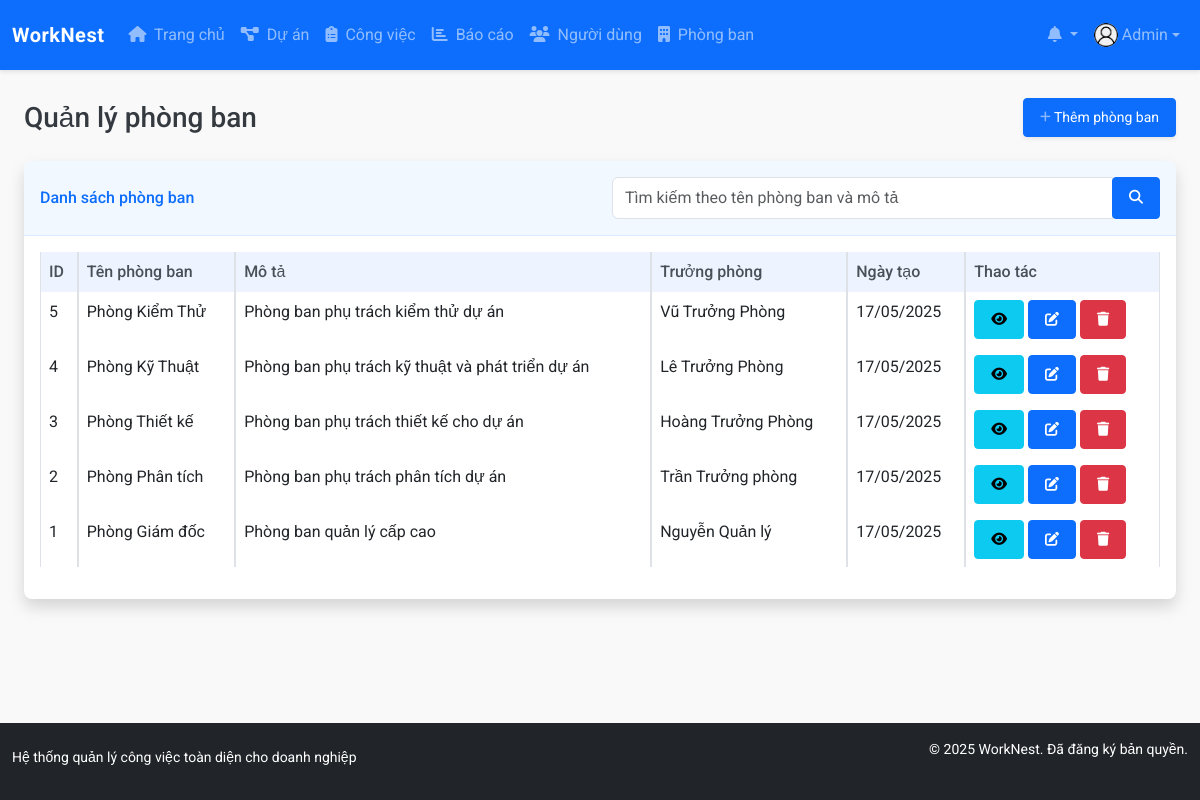
Before: /modules/departments/index.php (signed in) with the older database file.
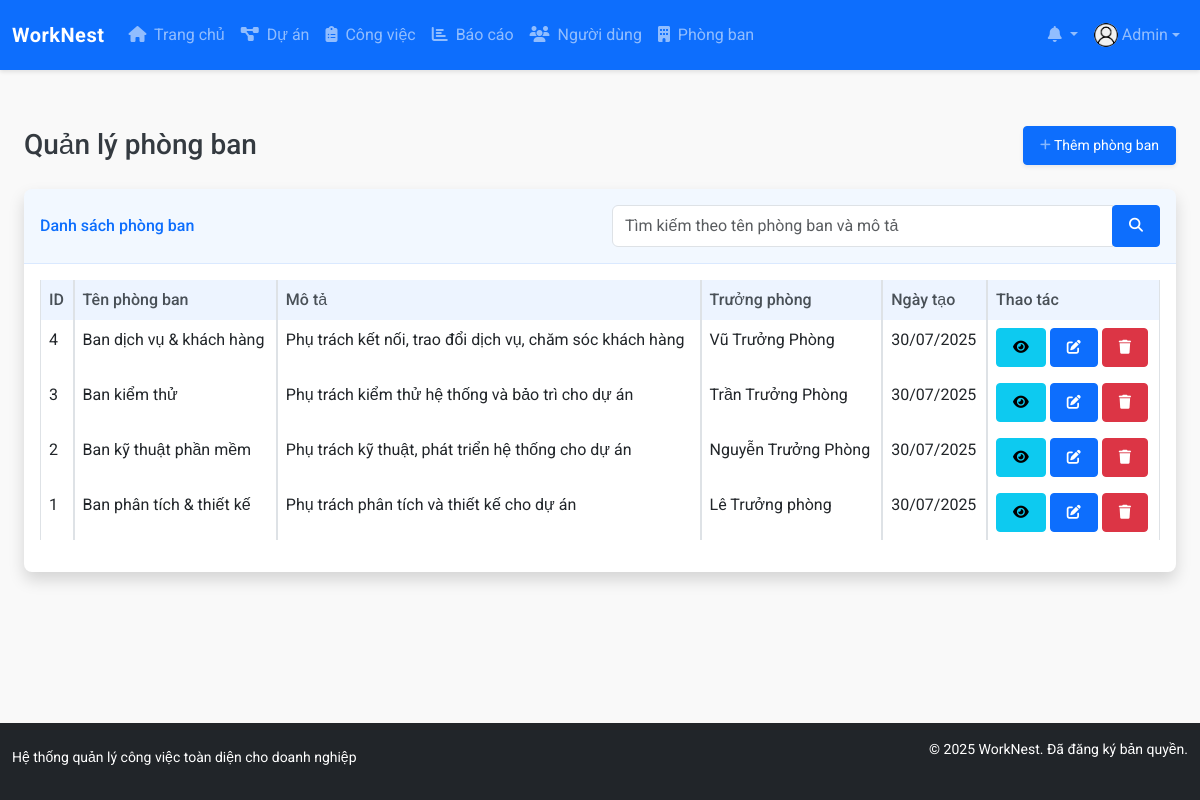
After: the same page with the newer database file.
### tables this page shows
CREATE TABLE `departments` (
  `id` int NOT NULL,
  `name` varchar(100) NOT NULL,
  `description` text,
  `manager_id` int DEFAULT NULL,
  `created_at` datetime NOT NULL DEFAULT CURRENT_TIMESTAMP,
  `updated_at` datetime DEFAULT NULL ON UPDATE CURRENT_TIMESTAMP
);

CREATE TABLE `users` (
  `id` int NOT NULL,
  `name` varchar(100) NOT NULL,
  `email` varchar(100) NOT NULL,
  `password` varchar(255) NOT NULL,
  `role` enum('admin','project_manager','department_manager','staff') NOT NULL DEFAULT 'staff',
  `department_id` int DEFAULT NULL,
  `phone` varchar(20) DEFAULT NULL,
  `avatar` varchar(255) DEFAULT 'assets/images/avatar-default.png',
  `created_at` datetime NOT NULL DEFAULT CURRENT_TIMESTAMP,
  `updated_at` datetime DEFAULT NULL ON UPDATE CURRENT_TIMESTAMP,
  `last_login` datetime DEFAULT NULL
);

### config/database.php (called while the page is built, shortened)
<?php
$conn = mysqli_connect(DB_HOST, DB_USER, DB_PASS, DB_NAME);
mysqli_set_charset($conn, "utf8mb4");
function query($sql) {
    global $conn;
    $result = mysqli_query($conn, $sql);
    return $result;
}
function fetch_array($result) {
    return mysqli_fetch_assoc($result);
}
function num_rows($result) {
    return mysqli_num_rows($result);
}

### config/config.php (called while the page is built, shortened)
<?php
function is_logged_in() {
    return isset($_SESSION['user_id']);
}
function has_permission($required_role) {
    return $_SESSION['user_role'] === $required_role ||
           ($_SESSION['user_role'] === 'admin') ||
           ($required_role === 'department_manager' && $_SESSION['user_role'] === 'project_manager');
}
function format_date($date) {
    return date('d/m/Y', strtotime($date));
}
require_once ROOT_PATH . 'config/database.php';

### modules/departments/index.php (the view, shortened to what the changed rows need)
<?php
require_once '../../config/config.php';
$limit = 10;
$page = isset($_GET['page']) ? (int)$_GET['page'] : 1;
$offset = ($page - 1) * $limit;
$search_condition = '';
$sql = "SELECT d.*, u.name as manager_name
        FROM departments d
        LEFT JOIN users u ON d.manager_id = u.id
        $search_condition
        ORDER BY d.id DESC
        LIMIT $offset, $limit";
$result = query($sql);
include_once '../../templates/header.php';
?>
<div class="container-fluid">
    <div class="d-sm-flex align-items-center justify-content-between mb-4">
        <h1 class="h3 mb-0 text-gray-800">Quản lý phòng ban</h1>
    </div>
    <div class="card shadow mb-4">
        <div class="card-body">
            <div class="table-responsive">
                <table class="table table-bordered" width="100%" cellspacing="0">
                    <thead>
                        <tr>
                            <th>ID</th>
                            <th>Tên phòng ban</th>
                            <th>Mô tả</th>
                            <th>Trưởng phòng</th>
                            <th>Ngày tạo</th>
                            <th>Thao tác</th>
                        </tr>
                    </thead>
                    <tbody>
                        <?php if (num_rows($result) > 0): ?>
                            <?php while ($row = fetch_array($result)): ?>
                                <tr>
                                    <td><?php echo $row['id']; ?></td>
                                    <td><?php echo $row['name']; ?></td>
                                    <td><?php echo $row['description']; ?></td>
                                    <td><?php echo $row['manager_name'] ?? 'Chưa phân công'; ?></td>
                                    <td><?php echo format_date($row['created_at']); ?></td>
                                    <td>
                                        <a href="view.php?id=<?php echo $row['id']; ?>" class="btn btn-info btn-sm">
                                            <i class="fas fa-eye"></i>
                                        </a>
                                        <?php if (has_permission('admin') || has_permission('project_manager')): ?>
                                        <a href="edit.php?id=<?php echo $row['id']; ?>" class="btn btn-primary btn-sm">
                                            <i class="fas fa-edit"></i>
                                        </a>
                                        <a href="delete.php?id=<?php echo $row['id']; ?>" class="btn btn-danger btn-sm"
                                           onclick="return confirm('Bạn có chắc muốn xóa phòng ban này?');">
                                            <i class="fas fa-trash"></i>
                                        </a>
                                        <?php endif; ?>
                                    </td>
                                </tr>
                            <?php endwhile; ?>
                        <?php else: ?>
                            <tr>
                                <td colspan="6" class="text-center">Không có phòng ban nào</td>
                            </tr>
                        <?php endif; ?>
                    </tbody>
                </table>
            </div>
        </div>
    </div>
</div>
<?php
include_once '../../templates/footer.php';
?>

Changed rows visible on the page:
removed departments: id "5", name "Phòng Kiểm Thử", description "Phòng ban phụ trách kiểm thử dự án", manager.name "Vũ Trưởng Phòng", created_at "17/05/2025"
changed departments id 4: name "Phòng Kỹ Thuật" → "Ban dịch vụ & khách hàng"; description "Phòng ban phụ trách kỹ thuật và phát triển dự án" → "Phụ trách kết nối, trao đổi dịch vụ, chăm sóc khách hàng"; manager.name "Lê Trưởng Phòng" → "Vũ Trưởng Phòng"; created_at "17/05/2025" → "30/07/2025"
changed departments id 3: name "Phòng Thiết kế" → "Ban kiểm thử"; description "Phòng ban phụ trách thiết kế cho dự án" → "Phụ trách kiểm thử hệ thống và bảo trì cho dự án"; manager.name "Hoàng Trưởng Phòng" → "Trần Trưởng Phòng"; created_at "17/05/2025" → "30/07/2025"
changed departments id 2: name "Phòng Phân tích" → "Ban kỹ thuật phần mềm"; description "Phòng ban phụ trách phân tích dự án" → "Phụ trách kỹ thuật, phát triển hệ thống cho dự án"; manager.name "Trần Trưởng phòng" → "Nguyễn Trưởng Phòng"; created_at "17/05/2025" → "30/07/2025"
changed departments id 1: name "Phòng Giám đốc" → "Ban phân tích & thiết kế"; description "Phòng ban quản lý cấp cao" → "Phụ trách phân tích và thiết kế cho dự án"; manager.name "Nguyễn Quản lý" → "Lê Trưởng phòng"; created_at "17/05/2025" → "30/07/2025"
